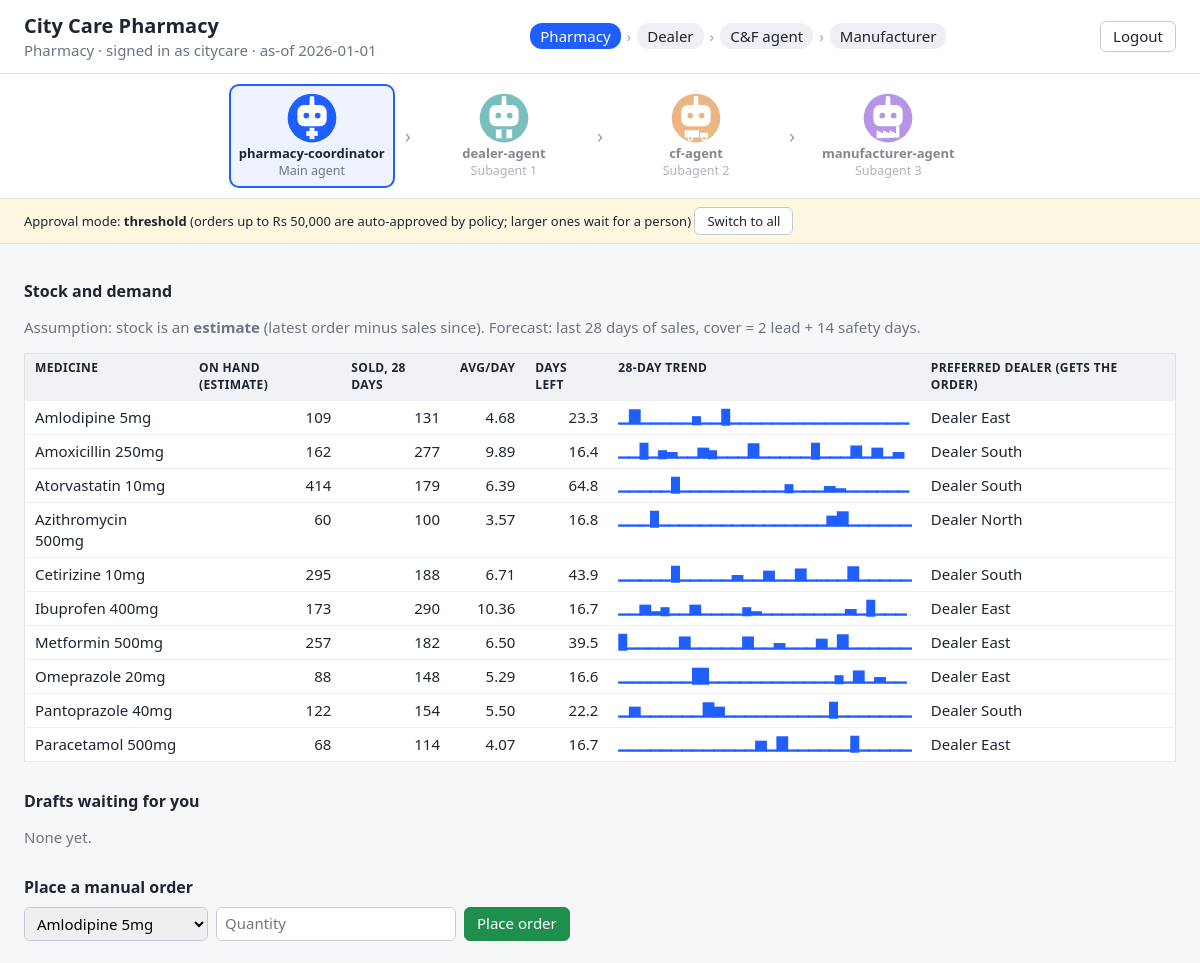
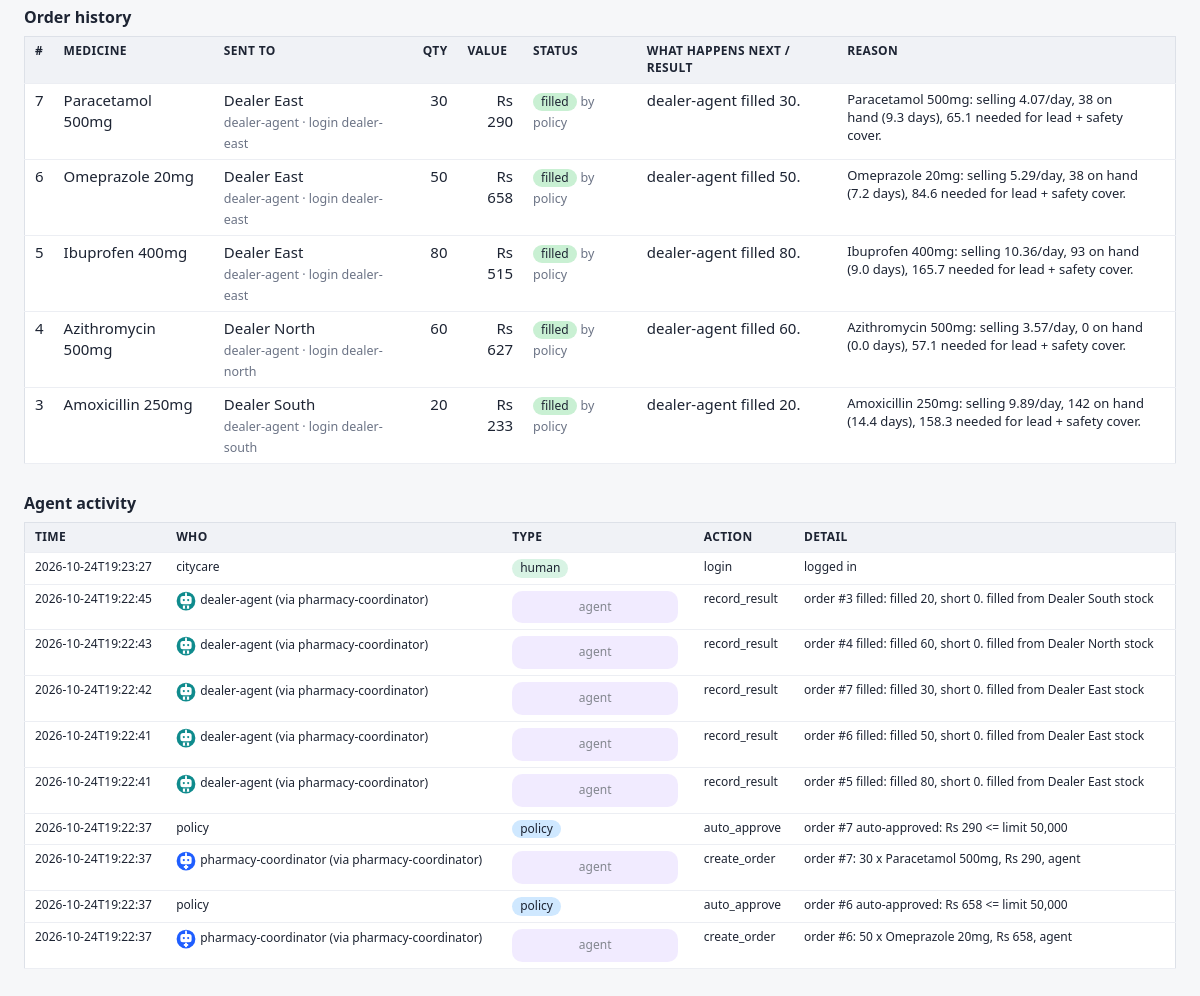
/pharmacy (signed in), run on the app's committed database (2 pictures, top to bottom).
### tables this page shows
CREATE TABLE orgs(id integer primary key, name text unique, type text);

CREATE TABLE users(id integer primary key, username text unique, password_hash text, org_id integer);

CREATE TABLE settings(key text primary key, value text);

CREATE TABLE medicines(id integer primary key, name text unique, reference_price real);

CREATE TABLE pharmacy_stock(org_id int, medicine_id int, qty_on_hand int, basis text);

CREATE TABLE orders(id integer primary key, from_org_id int, to_org_id int, medicine_id int, qty int, value real, status text,
    reason text, source text, parent_order_id int, filled_qty int, short_qty int, created_by text, approved_by text,
    created_at text, updated_at text);

CREATE TABLE audit_log(ts text, actor text, actor_type text, action text, detail text, org_id int);

### app/app.py (the view)
    @person_only
    def view(db, u):
        if u["type"] != role:
            return redirect("/" + u["type"])
        data = R.SUMMARY[role](db, u["org_id"])
        ctx = layout(db, u)
        return render_template(f"{role}.html", d=data, act=R.activity(db, u["org_id"]), **ctx)

### app/app.py (called while the page is built)
@app.template_filter("rs")
def rs(v):
    return f"Rs {float(v or 0):,.0f}"

@app.template_filter("num")
def num(v):
    return f"{v:,.0f}" if isinstance(v, (int, float)) else v

@app.template_filter("spark")
def spark(vals):
    bars, hi = "▁▂▃▄▅▆▇█", max(vals) if vals else 0
    return "".join(bars[min(7, int(v / hi * 7.99))] if hi else bars[0] for v in vals)

def current_user(db):
    uid = session.get("uid")
    if not uid:
        return None
    return R.one(db, "select u.id,u.username,u.org_id,o.name org,o.type from users u join orgs o on o.id=u.org_id where u.id=?", uid)

def person_only(f):
    @wraps(f)
    def w(*a, **k):
        db = R.conn()
        u = current_user(db)
        if not u:
            if request.headers.get("Authorization"):
                return NO_TOKEN
            return redirect(url_for("login"))
        return f(db, u, *a, **k)
    return w

def layout(db, u):
    return {"user": u, "as_of": R.as_of(db).isoformat(), "mode": R.setting(db, "approval_mode"),
            "limit": float(R.setting(db, "max_order_value")), "roles": ROLES, "titles": ROLE_TITLE}

def role_page(role):
    @person_only
    def view(db, u):
        if u["type"] != role:
            return redirect("/" + u["type"])
        data = R.SUMMARY[role](db, u["org_id"])
        ctx = layout(db, u)
        return render_template(f"{role}.html", d=data, act=R.activity(db, u["org_id"]), **ctx)
    view.__name__ = f"page_{role}"
    return view

### app/rules.py (called while the page is built)
def conn():
    c = sqlite3.connect(DB)
    c.row_factory = sqlite3.Row
    return c

def q(db, sql, *a):
    return [dict(r) for r in db.execute(sql, a)]

def one(db, sql, *a):
    r = db.execute(sql, a).fetchone()
    return dict(r) if r else None

def setting(db, key):
    r = db.execute("select value from settings where key=?", (key,)).fetchone()
    return r[0] if r else None

def as_of(db):
    return dt.date.fromisoformat(setting(db, "as_of"))

def activity(db, org_id):
    return q(db, "select ts,actor,actor_type,action,detail from audit_log where org_id=? order by rowid desc limit 10", org_id)

def preferred(db, buyer_id, med_id):
    r = one(db, "select o.id,o.name from preferred_supplier p join orgs o on o.id=p.supplier_org_id "
                "where p.buyer_org_id=? and p.medicine_id=?", buyer_id, med_id)
    return r

### app/templates/pharmacy.html (shortened to what this page needs)
{% extends "base.html" %}
{% from "_macros.html" import orders_table, activity %}
{% block body %}
<h2>Stock and demand</h2>
<p class="muted">Assumption: stock is an <b>estimate</b> (latest order minus sales since). Forecast: last {{ d.settings.forecast_window_days }} days of sales, cover = {{ d.settings.pharmacy_lead_days }} lead + {{ d.settings.safety_stock_days }} safety days.</p>
<table><tr><th>Medicine</th><th>On hand (estimate)</th><th>Sold, 28 days</th><th>Avg/day</th><th>Days left</th><th>28-day trend</th><th>Preferred dealer (gets the order)</th></tr>
{% for m in d.medicines %}{% set avg = m.sales_total / d.settings.forecast_window_days %}
<tr><td>{{ m.medicine }}</td><td class="r">{{ m.on_hand|num }}</td><td class="r">{{ m.sales_total|num }}</td><td class="r">{{ '%.2f' % avg }}</td>
<td class="r">{{ '%.1f' % (m.on_hand / avg) if avg else '-' }}</td><td class="spark">{{ m.daily_sales|spark }}</td><td>{{ m.dealer }}</td></tr>{% endfor %}</table>
{{ orders_table(d.orders|selectattr('status', 'equalto', 'draft')|list, user, 'Drafts waiting for you') }}
<h2>Place a manual order</h2>
<form method="post" action="/orders/manual" class="row">
  <select name="medicine">{% for m in d.medicines %}<option>{{ m.medicine }}</option>{% endfor %}</select>
  <input name="qty" type="number" min="1" placeholder="Quantity" required><button class="ok">Place order</button>
</form>
{{ orders_table(d.orders, user, 'Order history') }}
{{ activity(act) }}
{% endblock %}

### app/templates/base.html (shortened to what this page needs)
<!doctype html>
<html lang="en"><head><meta charset="utf-8"><meta name="viewport" content="width=device-width,initial-scale=1">
<link rel="stylesheet" href="{{ url_for('static', filename='style.css') }}">{% block head %}{% endblock %}</head>
<body>
{% if user %}
<header>
  <div><h1>{{ user.org }}</h1><span class="muted">{{ titles[user.type] }} &middot; signed in as {{ user.username }} &middot; as-of {{ as_of }}</span></div>
  <nav class="chain">{% for r in roles %}<span class="{{ 'on' if r == user.type }}">{{ titles[r] }}</span>{% if not loop.last %}<i>&rsaquo;</i>{% endif %}{% endfor %}</nav>
  <a class="btn" href="/logout">Logout</a>
</header>
<div class="agents">
  {% set cast = [('pharmacy-coordinator','Main agent','pharmacy'),('dealer-agent','Subagent 1','dealer'),('cf-agent','Subagent 2','cf'),('manufacturer-agent','Subagent 3','manufacturer')] %}
  {% for n, label, role in cast %}<div class="agent {{ 'on' if role == user.type }}"><img src="{{ url_for('static', filename='agents/' ~ n ~ '.svg') }}" alt="{{ n }}"><b>{{ n }}</b><small>{{ label }}</small></div>{% if not loop.last %}<i>&rsaquo;</i>{% endif %}{% endfor %}
</div>
<div class="settings">Approval mode: <b>{{ mode }}</b>
  {% if mode == 'threshold' %}(orders up to {{ limit|rs }} are auto-approved by policy; larger ones wait for a person){% else %}(every order and plan waits for a person){% endif %}
  <form method="post" action="/settings/approval_mode" class="inline"><button>Switch to {{ 'all' if mode == 'threshold' else 'threshold' }}</button></form>
</div>
{% endif %}
<main>
{% block body %}{% endblock %}
</main></body></html>

### app/templates/_macros.html (shortened to what this page needs)
{% macro pill(s) %}<span class="pill {{ s }}">{{ s.replace('_', ' ') }}</span>{% endmacro %}
{% macro orders_table(orders, user, title) %}
<h2>{{ title }}</h2>
{% if orders %}
<table><tr><th>#</th><th>Medicine</th><th>Sent to</th><th>Qty</th><th>Value</th><th>Status</th><th>What happens next / result</th><th>Reason</th><th></th></tr>
{% for o in orders %}<tr>
<td>{{ o.id }}</td><td>{{ o.medicine }}</td>
<td>{{ o.to_org }}<br><small class="muted">{{ o.to_agent }} &middot; login {{ o.to_login }}</small></td>
<td class="r">{{ o.qty|num }}</td><td class="r">{{ o.value|rs }}</td>
<td>{{ pill(o.status) }}{% if o.approved_by == 'policy' %} <small class="muted">by policy</small>{% elif o.approved_by %} <small class="muted">by {{ o.approved_by }}</small>{% endif %}</td>
<td>{% if o.status == 'draft' %}<b>Needs approval.</b> Log in as <code>{{ o.approver_login }}</code>.
{% elif o.status in ('approved', 'auto_approved') %}Delivered to {{ o.to_org }}; {{ o.to_agent }} will check stock.
{% elif o.status == 'rejected' %}Rejected by {{ o.approved_by }}.
{% else %}{{ o.to_agent }} filled {{ o.filled_qty|num }}{% if o.short_qty %}, short {{ o.short_qty|num }} (escalated to the next level){% endif %}.{% endif %}</td>
<td class="why">{{ o.reason }}</td>
<td></td>
</tr>{% endfor %}</table>
{% else %}<p class="muted">None yet.</p>{% endif %}
{% endmacro %}
{% macro activity(act) %}
<h2>Agent activity</h2>
<table class="small"><tr><th>Time</th><th>Who</th><th>Type</th><th>Action</th><th>Detail</th></tr>
{% for a in act %}<tr><td>{{ a.ts }}</td><td>{% for n in ["pharmacy-coordinator","dealer-agent","cf-agent","manufacturer-agent"] %}{% if a.actor.startswith(n) %}<img class="av" src="/static/agents/{{ n }}.svg" alt="">{% endif %}{% endfor %}{{ a.actor }}</td><td>{{ pill(a.actor_type) }}</td><td>{{ a.action }}</td><td>{{ a.detail }}</td></tr>
{% else %}<tr><td colspan="5" class="muted">No activity yet.</td></tr>{% endfor %}</table>
{% endmacro %}

### app/static/style.css (style rules this page uses)
body { font:15px/1.4 system-ui,Segoe UI,sans-serif;margin:0;color:#1d2433;background:#f6f7f9 }
header { display:flex;gap:24px;align-items:center;justify-content:space-between;padding:12px 24px;background:#fff;border-bottom:1px solid #dde1e8;flex-wrap:wrap }
h1 { margin:0;font-size:20px }
h2 { font-size:16px;margin:28px 0 8px }
main { max-width:1200px;margin:0 auto;padding:8px 24px 48px }
.muted { color:#6b7385 }
.chain span { padding:3px 10px;border-radius:12px;background:#eef0f4 }
.chain span.on { background:#1f5eff;color:#fff }
.chain i { margin:0 6px;color:#9aa1b2;font-style:normal }
.settings { padding:8px 24px;background:#fff8e1;border-bottom:1px solid #f0e2b0;font-size:13px }
table { border-collapse:collapse;width:100%;background:#fff;border:1px solid #dde1e8 }
th,td { padding:6px 10px;border-bottom:1px solid #eceef3;text-align:left;vertical-align:top }
th { background:#f0f2f6;font-size:12px;text-transform:uppercase;letter-spacing:.03em }
td.r { text-align:right }
td.why { max-width:320px;font-size:13px }
.small td { font-size:12px }
.spark { font-family:monospace;letter-spacing:-1px;color:#1f5eff }
.pill { display:inline-block;padding:1px 8px;border-radius:10px;font-size:12px;background:#e6e8ee }
.pill.approved,.pill.auto_approved,.pill.policy { background:#cfe8ff }
.pill.filled { background:#c9f0d3 }
.pill.agent { background:#e7dcff }
.pill.human { background:#d8f3e4 }
button,.btn { font:inherit;padding:4px 12px;border:1px solid #c5cad6;border-radius:6px;background:#fff;cursor:pointer;text-decoration:none;color:inherit }
button.ok { background:#1f8f4e;color:#fff;border-color:#1f8f4e }
form.inline { display:inline;margin:0 }
.row { display:flex;gap:8px }
input,select { font:inherit;padding:5px 8px;border:1px solid #c5cad6;border-radius:6px }
.agents { display:flex;align-items:center;justify-content:center;gap:10px;padding:10px 24px;background:#fff;border-bottom:1px solid #dde1e8;flex-wrap:wrap }
.agents i { color:#9aa1b2;font-style:normal;font-size:20px }
.agent { display:flex;flex-direction:column;align-items:center;width:150px;padding:6px;border-radius:10px;border:2px solid transparent;opacity:.55 }
.agent img { width:52px;height:52px }
.agent small { color:#6b7385 }
.agent b { font-size:13px }
.agent.on { opacity:1;border-color:#1f5eff;background:#eef3ff }
img.av { width:20px;height:20px;vertical-align:middle;margin-right:4px }

### data on the page
orgs: org "City Care Pharmacy", type "Pharmacy"
users: username "citycare"
settings: value "threshold", value "all"
medicines: medicine "Amlodipine 5mg", medicine "Amlodipine 5mg"
orgs: dealer "Dealer East" "Dealer East" "Dealer East" "Dealer East" "Dealer East"
medicines: medicine "Amoxicillin 250mg"
orgs: dealer "Dealer South" "Dealer South" "Dealer South" "Dealer South"
medicines: medicine "Atorvastatin 10mg"
pharmacy_stock: on_hand|num "414", qty_on_hand "64.8"
medicines: medicine "Azithromycin 500mg"
orgs: dealer "Dealer North"
medicines: medicine "Cetirizine 10mg"
pharmacy_stock: on_hand|num "295", qty_on_hand "43.9"
medicines: medicine "Ibuprofen 400mg"
medicines: medicine "Metformin 500mg"
pharmacy_stock: on_hand|num "257", qty_on_hand "39.5"
medicines: medicine "Omeprazole 20mg"
medicines: medicine "Pantoprazole 40mg"
medicines: medicine "Paracetamol 500mg"
orders: id "7", medicine "Paracetamol 500mg", to_org "Dealer East", to_agent "dealer-agent", to_login "dealer-east", qty|num "30", value|rs "Rs 290", replace "filled", approved_by "by policy", filled_qty|num "30", reason "Paracetamol 500mg: selling 4.07/day, 38 on hand (9.3 days), 65.1 needed for lead + safety cover."
orders: id "6", medicine "Omeprazole 20mg", to_org "Dealer East", to_agent "dealer-agent", to_login "dealer-east", qty|num "50", value|rs "Rs 658", replace "filled", approved_by "by policy", filled_qty|num "50", reason "Omeprazole 20mg: selling 5.29/day, 38 on hand (7.2 days), 84.6 needed for lead + safety cover."
orders: id "5", medicine "Ibuprofen 400mg", to_org "Dealer East", to_agent "dealer-agent", to_login "dealer-east", qty|num "80", value|rs "Rs 515", replace "filled", approved_by "by policy", filled_qty|num "80", reason "Ibuprofen 400mg: selling 10.36/day, 93 on hand (9.0 days), 165.7 needed for lead + safety cover."
orders: id "4", medicine "Azithromycin 500mg", to_org "Dealer North", to_agent "dealer-agent", to_login "dealer-north", qty|num "60", value|rs "Rs 627", replace "filled", approved_by "by policy", filled_qty|num "60", reason "Azithromycin 500mg: selling 3.57/day, 0 on hand (0.0 days), 57.1 needed for lead + safety cover."
orders: id "3", medicine "Amoxicillin 250mg", to_org "Dealer South", to_agent "dealer-agent", to_login "dealer-south", qty|num "20", value|rs "Rs 233", replace "filled", approved_by "by policy", filled_qty|num "20", reason "Amoxicillin 250mg: selling 9.89/day, 142 on hand (14.4 days), 158.3 needed for lead + safety cover."
audit_log: ts "2026-10-24T19:23:27", actor "citycare", replace "human", action "login", detail "logged in"
audit_log: ts "2026-10-24T19:22:45", actor "dealer-agent (via pharmacy-coordinator)", replace "agent", action "record_result", detail "order #3 filled: filled 20, short 0. filled from Dealer South stock"
audit_log: ts "2026-10-24T19:22:43", actor "dealer-agent (via pharmacy-coordinator)", replace "agent", action "record_result", detail "order #4 filled: filled 60, short 0. filled from Dealer North stock"
audit_log: ts "2026-10-24T19:22:42", actor "dealer-agent (via pharmacy-coordinator)", replace "agent", action "record_result", detail "order #7 filled: filled 30, short 0. filled from Dealer East stock"
audit_log: ts "2026-10-24T19:22:41", actor "dealer-agent (via pharmacy-coordinator)", replace "agent", action "record_result", detail "order #6 filled: filled 50, short 0. filled from Dealer East stock"
audit_log: ts "2026-10-24T19:22:41", actor "dealer-agent (via pharmacy-coordinator)", replace "agent", action "record_result", detail "order #5 filled: filled 80, short 0. filled from Dealer East stock"
audit_log: ts "2026-10-24T19:22:37", actor "policy", replace "policy", action "auto_approve", detail "order #7 auto-approved: Rs 290 <= limit 50,000"
audit_log: ts "2026-10-24T19:22:37", actor "pharmacy-coordinator (via pharmacy-coordinator)", replace "agent", action "create_order", detail "order #7: 30 x Paracetamol 500mg, Rs 290, agent"
audit_log: ts "2026-10-24T19:22:37", actor "policy", replace "policy", action "auto_approve", detail "order #6 auto-approved: Rs 658 <= limit 50,000"
audit_log: ts "2026-10-24T19:22:37", actor "pharmacy-coordinator (via pharmacy-coordinator)", replace "agent", action "create_order", detail "order #6: 50 x Omeprazole 20mg, Rs 658, agent"

### other printed values
{{ as_of }} "2026-01-01"
{{ titles[r] }} "Pharmacy" "Dealer" "C&F agent" "Manufacturer"
{{ n }} "pharmacy-coordinator" "dealer-agent" "cf-agent" "manufacturer-agent"
{{ label }} "Main agent" "Subagent 1" "Subagent 2" "Subagent 3"
{{ limit|rs }} "Rs 50,000"
{{ d.settings.forecast_window_days }} "28"
{{ d.settings.pharmacy_lead_days }} "2"
{{ d.settings.safety_stock_days }} "14"
{{ m.on_hand|num }} "109" "162" "60" "173" "88" "122" "68"
{{ m.sales_total|num }} "131" "277" "179" "100" "188" "290" "182" "148" "154" "114"
{{ '%.2f' % avg }} "4.68" "9.89" "6.39" "3.57" "6.71" "10.36" "6.50" "5.29" "5.50" "4.07"
{{ '%.1f' % (m.on_hand / avg) if avg else '-' }} "23.3" "16.4" "16.8" "16.7" "16.6" "22.2" "16.7"
{{ m.daily_sales|spark }} "▁▇▁▁▁▁▁▄▁▁█▁▁▁▁▁▁▁▁▁▁▁▁▁▁▁▁▁" "▁▁█▁▄▃▁▁▅▄▁▁▁▇▁▁▁▁▁█▁▁▁▆▁▅▁▃" "▁▁▁▁▁█▁▁▁▁▁▁▁▁▁▁▄▁▁▁▃▂▁▁▁▁▁▁" "▁▁▁█▁▁▁▁▁▁▁▁▁▁▁▁▁▁▁▁▅▇▁▁▁▁▁▁" "▁▁▁▁▁█▁▁▁▁▁▃▁▁▅▁▁▆▁▁▁▁▇▁▁▁▁▁" "▁▁▅▂▄▁▁▅▁▁▁▁▄▂▁▁▁▁▁▁▁▁▃▁█▁▁▁" "█▁▁▁▁▁▆▁▁▁▁▁▆▁▁▃▁▁▁▅▁▇▁▁▁▁▁▁" "▁▁▁▁▁▁▁██▁▁▁▁▁▁▁▁▁▁▁▁▄▁▆▁▃▁▁" "▁▅▁▁▁▁▁▁▇▅▁▁▁▁▁▁▁▁▁▁█▁▁▁▁▁▁▁" "▁▁▁▁▁▁▁▁▁▁▁▁▁▅▁▇▁▁▁▁▁▁█▁▁▁▁▁"
{{ title }} "Drafts waiting for you Order history"
